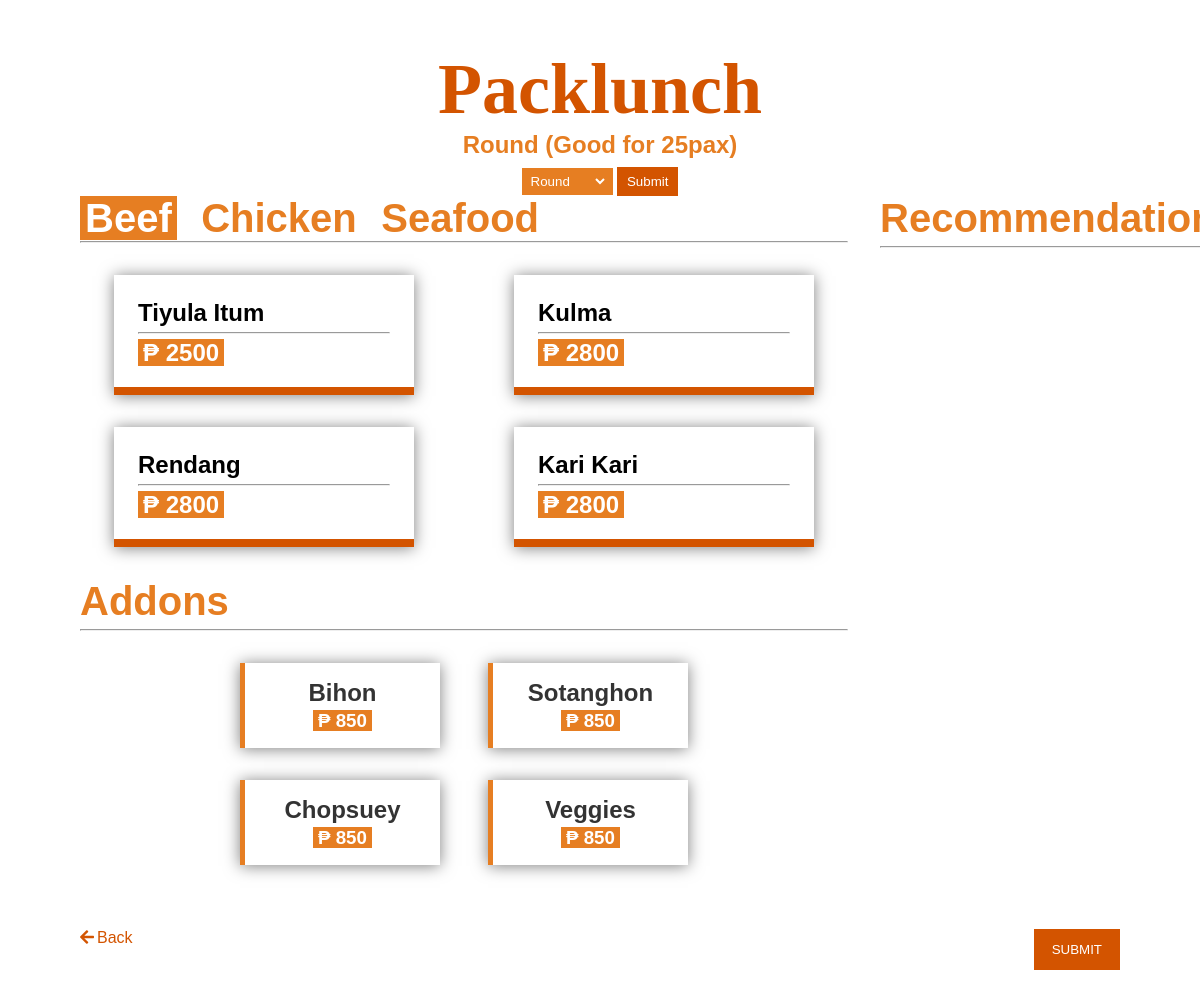
Before: /dist/packlunch.php with the older database file.
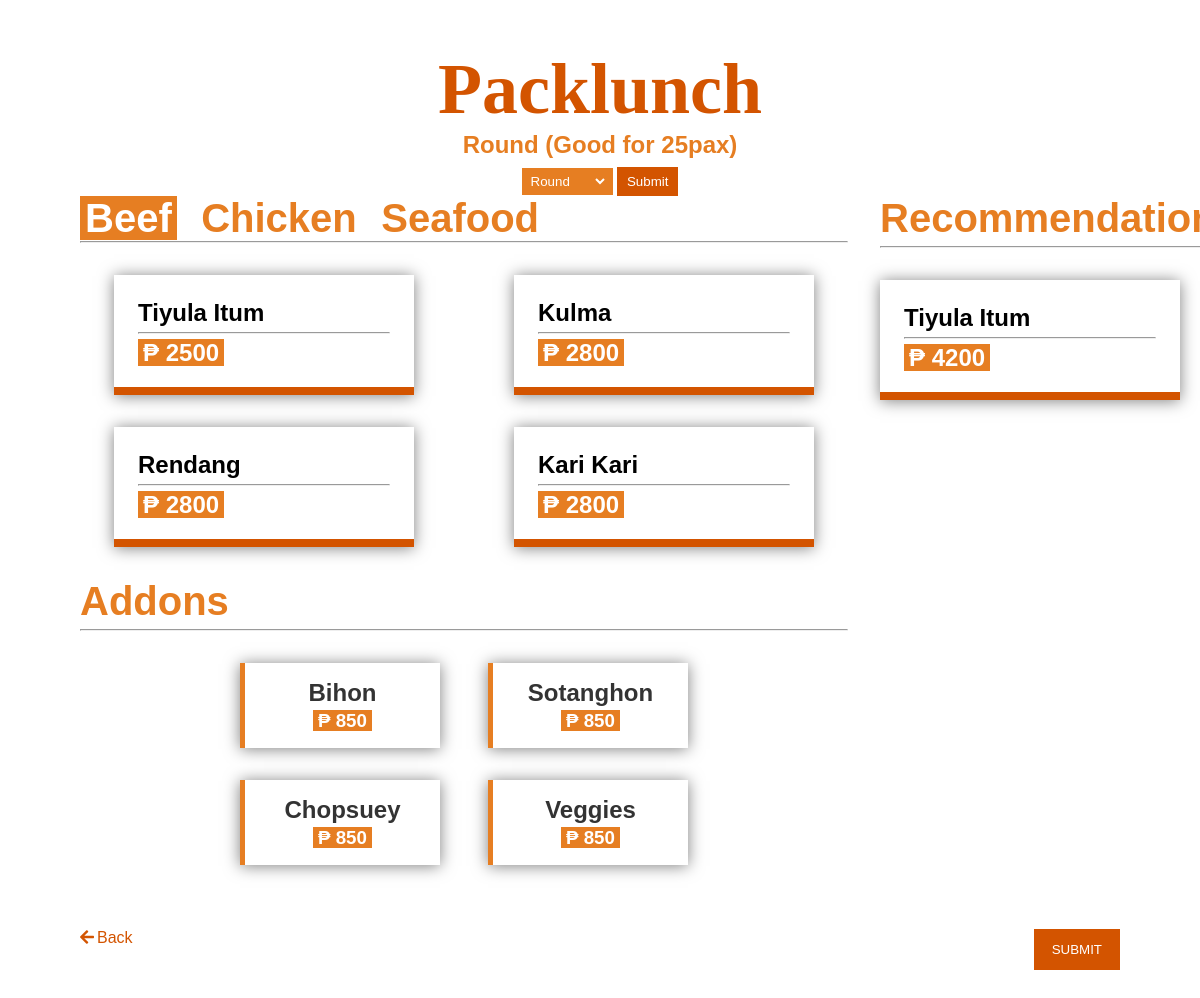
After: the same page with the newer database file.
### tables this page shows
CREATE TABLE `packlunch` (
  `pack_id` int(11) NOT NULL AUTO_INCREMENT,
  `name` tinytext,
  `type` tinytext,
  `price` double DEFAULT NULL,
  `pax` tinytext,
  `recommendation` int(11) DEFAULT NULL,
  PRIMARY KEY (`pack_id`)
);

CREATE TABLE `packlunch_addon` (
  `paddon_id` int(11) NOT NULL AUTO_INCREMENT,
  `name` tinytext,
  `price` double DEFAULT NULL,
  `pax` tinytext,
  PRIMARY KEY (`paddon_id`)
);

### dist/packlunch.php (the view, shortened to what the changed rows need)
<?php
    require ('scripts/database/db.php');
function getBeef($pax){
    require ('scripts/database/db.php');
    $menu = "SELECT * FROM packlunch WHERE type = 'beef' AND pax = '$pax'";
    if($result = mysqli_query($conn, $menu)){
        $beef= mysqli_fetch_all($result, MYSQLI_ASSOC);
        return $beef;
    }else{
        echo 'Error: ' .mysqli_error($conn);
    }
   }
function getChicken($pax){
require ('scripts/database/db.php');
$menu = "SELECT * FROM packlunch WHERE type = 'chicken' AND pax = '$pax'";
if($result = mysqli_query($conn, $menu)){
 $chicken = mysqli_fetch_all($result, MYSQLI_ASSOC);
 return $chicken;
}else{
 echo 'Error: ' .mysqli_error($conn);
}
}
function getSeafood($pax){
require ('scripts/database/db.php');
$menu = "SELECT * FROM packlunch WHERE type = 'seafood' AND pax ='$pax'";
if($result = mysqli_query($conn, $menu)){
 $seafood = mysqli_fetch_all($result, MYSQLI_ASSOC);
 return $seafood;
}else{
 echo 'Error: ' . mysqli_error($conn);
}
}
function getAddons($pax){
    require ('scripts/database/db.php');
    $addons = "SELECT * from packlunch_addon WHERE pax = '$pax'";
    if($result_a = mysqli_query($conn, $addons)){
       $addons_posts = mysqli_fetch_all($result_a, MYSQLI_ASSOC);
       return $addons_posts;
   }else{
       echo 'Error: ' . mysqli_error($conn);
   }
}
if(isset($_GET['type-sub'])){
    $pax = $_GET['pax'];
    $beef = getBeef($pax);
    $chicken = getChicken($pax);
    $seafood = getSeafood($pax);
    $addons = getAddons($pax);
}else{
    $pax = 'round';
    $beef = getBeef($pax);
    $seafood = getSeafood($pax);
    $addons = getAddons($pax);
}
$rec = "SELECT * FROM packlunch WHERE recommendation >= 5 ORDER BY recommendation LIMIT 4";
if($result_r = mysqli_query($conn, $rec)){
   $recommend = mysqli_fetch_all($result_r, MYSQLI_ASSOC);
}else{
   echo 'Error:' . mysqli_error($conn);
}
?>
<!DOCTYPE html>
<html lang="en">
<head>
    <link rel="stylesheet" href="css/main.css">
    <link rel="stylesheet" href="css/all.min.css">
</head>
<body >
    <main id="event">
        <h1 class="event-title">Packlunch</h1>
        <?php
         if($pax == 'round'){
             echo '<h2 class="event-type">Round (Good for 25pax)</h2>';
         }else if($pax == 'oblong'){
            echo '<h2 class="event-type">Oblong (Good for 75pax)</h2>';
         } elseif ($pax == 'rectangle') {
            echo '<h2 class="event-type">Rectangle (Good for 100pax)</h2>';
         }
        ?>
        <form action="user_info.php" method="get">
        <div class="choose">
            <div class="main-choose">
                    <div class="menu">
                        <div class="dish-name">
                            <h1 class="menu-title packlunch selected" id="beefSelect">Beef</h1>
                            <h1 class="menu-title packlunch" id="chickSelect">Chicken</h1>
                            <h1 class="menu-title packlunch" id="seaSelect" >Seafood</h1>
                        </div>
                        <div class="dishes" id="beef">
                        <?php foreach($beef as $beef):?>
                            <label class="menu-list packlunch">
                                <h2 class="menu-name"><?php echo $beef['name']; ?></h2>
                                <hr>
                                <h2 class="menu-price"> <span class="amount">₱ <?php echo $beef['price']; ?></span></h2>
                            </label>
                        <?php endforeach; ?>
                        </div>
                    </div>
                    <div class="addons">
                        <div class="dish-name">
                            <h1 class="addons-title">Addons</h1>
                        </div>
                        <div class="dishes">
                        <?php foreach($addons as $addons): ?>
                            <label class="addons-list">
                                <h2 class="addon-title"><?php echo $addons['name']; ?></h2>
                                <h3 class="addon-price"><span class="amount">₱ <?php echo $addons['price']; ?></span></h3>
                            </label>
                        <?php endforeach;?>
                        </div>
                    </div>
                    </div>
                    <div class="side-choose">
                    <div class="menu">
                        <div class="dish-name">
                            <h1 class="menu-title">Recommendation</h1>
                        </div>
                        <div class="dishes -side">
                        <?php foreach($recommend as $recommend):?>
                            <label class="menu-list packlunch">
                                <h2 class="menu-name"><?php echo $recommend['name']; ?></h2>
                                <hr>
                                <h2 class="menu-price"> <span class="amount">₱ <?php echo $recommend['price']; ?></span></h2>
                            </label>
                        <?php endforeach; ?>
                        </div>
                    </div>
                </div>
                </div>
        </form>
    </main>
</body>
</html>

Changed rows visible on the page:
now on this page (row edited): packlunch: name "Tiyula Itum", price "4200"
